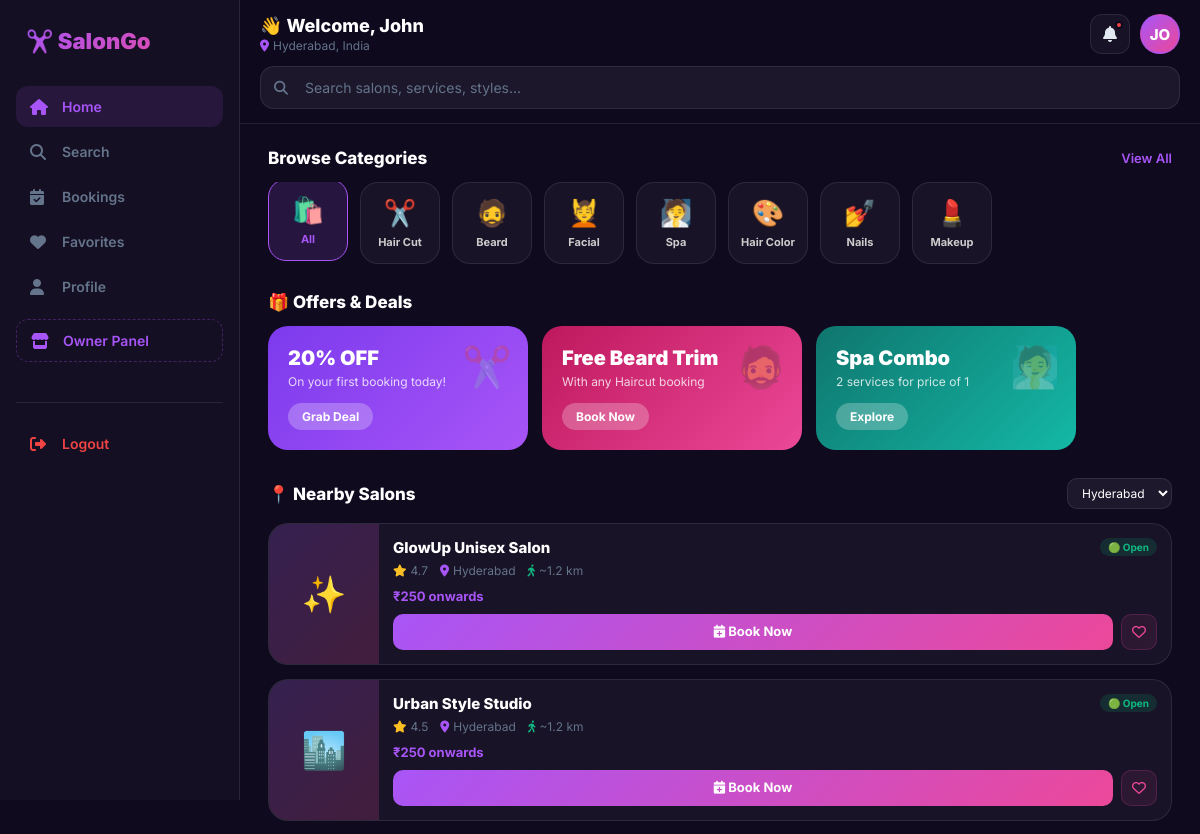
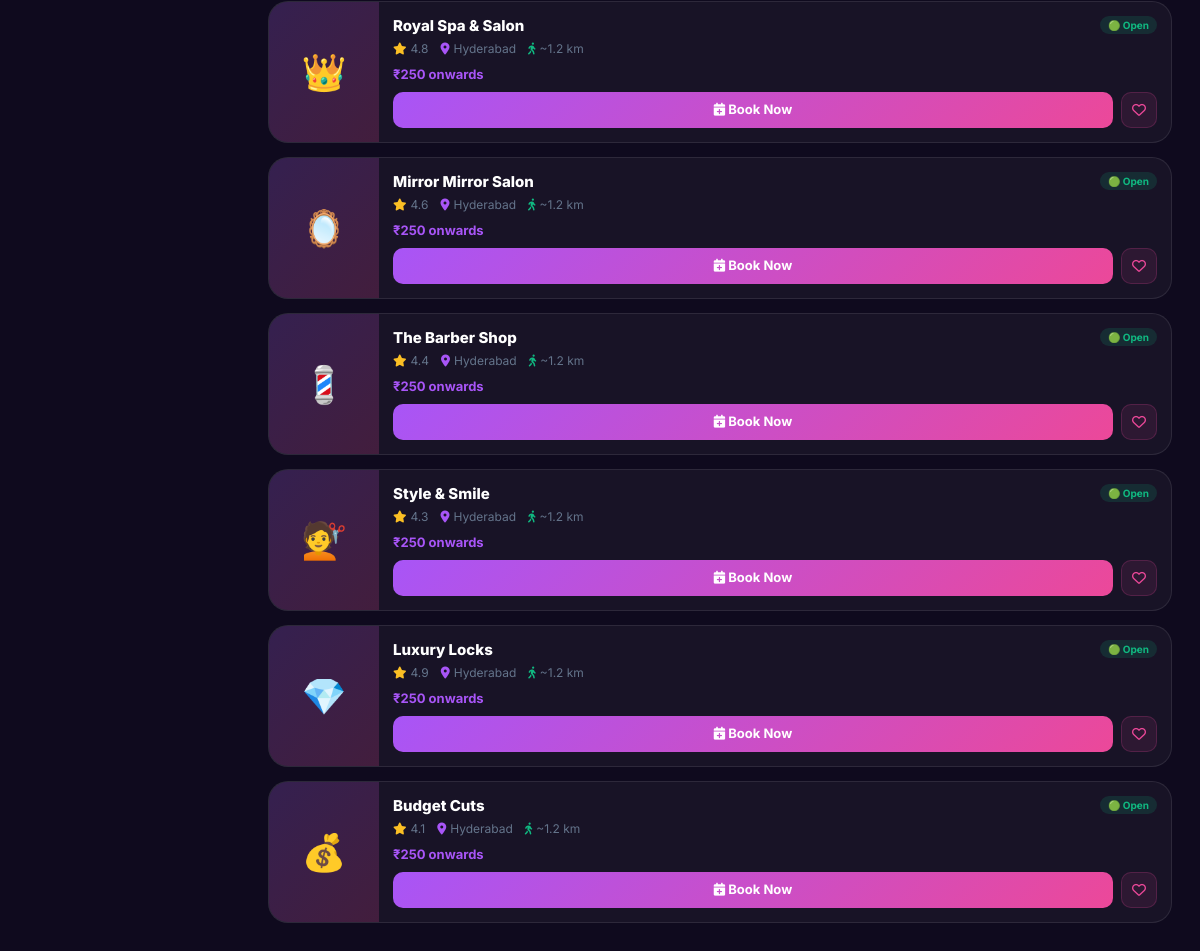
Screenshot of / (signed in) with the database file from the repository (2 pictures, top to bottom).
### app.py (models this page shows)
class User(UserMixin, db.Model):
    id = db.Column(db.Integer, primary_key=True)
    name = db.Column(db.String(100), nullable=False)
    email = db.Column(db.String(120), unique=True, nullable=False)
    phone = db.Column(db.String(20), nullable=False)
    password = db.Column(db.String(200), nullable=False)
    gender = db.Column(db.String(20)) # Male, Female, Other
    role = db.Column(db.String(20), default='customer') # customer, salon_owner, worker
    bookings = db.relationship('Booking', backref='customer', lazy=True)

class Salon(db.Model):
    id = db.Column(db.Integer, primary_key=True)
    name = db.Column(db.String(100), nullable=False)
    location = db.Column(db.String(200), nullable=False)
    rating = db.Column(db.Float, default=4.5)
    image_url = db.Column(db.String(300))
    logo_url = db.Column(db.String(300))
    map_url = db.Column(db.String(500))
    phone = db.Column(db.String(20))
    opening_time = db.Column(db.String(20))
    closing_time = db.Column(db.String(20))
    experience = db.Column(db.Integer)
    is_open = db.Column(db.Boolean, default=True)
    services = db.relationship('Service', backref='salon', lazy=True)
    workers = db.relationship('Worker', backref='salon', lazy=True)
    reviews = db.relationship('Review', backref='salon', lazy=True)
    owner_id = db.Column(db.Integer, db.ForeignKey('user.id'))

### app.py (the view)
@app.route("/")
def home():
    if not current_user.is_authenticated:
        return render_template('welcome.html')
    salons = Salon.query.all()
    categories_raw = db.session.query(Service.category).distinct().all()
    categories_raw = [c[0] for c in categories_raw if c[0]]
    desired_order = ['Hair', 'Facial', 'Makeup', 'Nails']
    categories = [cat for cat in desired_order if cat in categories_raw]
    for cat in categories_raw:
        if cat not in categories:
            categories.append(cat)
    user_bookings = []
    worker = None
    if current_user.is_authenticated:
        user_bookings = Booking.query.filter_by(user_id=current_user.id).all()
        if current_user.role == 'worker':
            worker = Worker.query.filter_by(user_id=current_user.id).first()
    return render_template("index.html", salons=salons, categories=categories, user_bookings=user_bookings, worker=worker)

### app.py (called while the page is built)
@login_manager.user_loader
def load_user(user_id):
    return User.query.get(int(user_id))

### templates/index.html (shortened to what this page needs)
<!DOCTYPE html>
<html lang="en">
<head>
  <link rel="stylesheet" href="https://cdnjs.cloudflare.com/ajax/libs/font-awesome/6.5.0/css/all.min.css">
</head>
<body>
  <div class="app-wrapper">
    <aside class="desktop-sidebar" id="desktopSidebar">
      <div class="logo">✂️ SalonGo</div>
      <a class="sidebar-link active" onclick="switchScreen('home',this)"><i class="fas fa-home"></i> Home</a>
      <a class="sidebar-link" onclick="switchScreen('search',this)"><i class="fas fa-search"></i> Search</a>
      <a class="sidebar-link" onclick="switchScreen('bookings',this)"><i class="fas fa-calendar-check"></i> Bookings</a>
      <a class="sidebar-link" onclick="switchScreen('favorites',this)"><i class="fas fa-heart"></i> Favorites</a>
      <a class="sidebar-link" onclick="switchScreen('profile',this)"><i class="fas fa-user"></i> Profile</a>
      {% if current_user.role == 'salon_owner' %}
      <a class="sidebar-link" href="{{ url_for('owner_dashboard') }}"
        style="color:#a855f7; margin-top:12px; border:1px dashed rgba(168,85,247,0.3);"><i class="fas fa-store"></i>
        Owner Panel</a>
      {% endif %}
      <div style="margin-top:auto; padding-top:20px; border-top:1px solid var(--border); margin-top:40px;">
        <a class="sidebar-link" href="{{ url_for('logout') }}" style="color:#ef4444;"><i
            class="fas fa-sign-out-alt"></i> Logout</a>
      </div>
    </aside>
    <div style="flex:1; min-width:0;">
      <div class="header">
        <div class="header-top">
          <div class="welcome-block">
            <h2>👋 Welcome, {{ current_user.name.split()[0] if current_user.is_authenticated else 'Guest' }}</h2>
            <p><i class="fas fa-map-marker-alt" style="color:var(--purple);"></i>
              <span id="locationDisplay">Hyderabad, India</span>
            </p>
          </div>
          <div class="header-icons">
            <div style="position:relative;">
              <div class="icon-btn" id="notifBtn" onclick="toggleDropdown('notifDrop')">
                <i class="fas fa-bell"></i>
                <div class="notif-dot"></div>
              </div>
            </div>
            <div class="avatar-btn" onclick="switchScreen('profile', null)">
              {{ current_user.name[:2]|upper if current_user.is_authenticated else '👤' }}
            </div>
          </div>
        </div>
        <div class="search-wrap">
          <i class="fas fa-search search-icon"></i>
          <input type="text" id="searchInput" placeholder="Search salons, services, styles..."
            oninput="filterSalons()" />
        </div>
      </div>
      <div class="main">
        <div class="screen is-active" id="screen-home">
          <div class="section-head">
            <h3>Browse Categories</h3>
            <span class="see-all">View All</span>
          </div>
          <div class="categories" id="categoryRow">
            <div class="cat-card active" onclick="filterCat('all',this)">
              <div class="cat-icon">🛍️</div>
              <div class="cat-label">All</div>
            </div>
            <div class="cat-card" onclick="filterCat('Hair',this)">
              <div class="cat-icon">✂️</div>
              <div class="cat-label">Hair Cut</div>
            </div>
            <div class="cat-card" onclick="filterCat('Beard',this)">
              <div class="cat-icon">🧔</div>
              <div class="cat-label">Beard</div>
            </div>
            <div class="cat-card" onclick="filterCat('Facial',this)">
              <div class="cat-icon">💆</div>
              <div class="cat-label">Facial</div>
            </div>
            <div class="cat-card" onclick="filterCat('Spa',this)">
              <div class="cat-icon">🧖</div>
              <div class="cat-label">Spa</div>
            </div>
            <div class="cat-card" onclick="filterCat('Hair Color',this)">
              <div class="cat-icon">🎨</div>
              <div class="cat-label">Hair Color</div>
            </div>
            <div class="cat-card" onclick="filterCat('Nails',this)">
              <div class="cat-icon">💅</div>
              <div class="cat-label">Nails</div>
            </div>
            <div class="cat-card" onclick="filterCat('Makeup',this)">
              <div class="cat-icon">💄</div>
              <div class="cat-label">Makeup</div>
            </div>
          </div>
          <div class="section-head">
            <h3>🎁 Offers & Deals</h3>
          </div>
          <div class="offers">
            <div class="offer-card purple">
              <div class="offer-title">20% OFF</div>
              <div class="offer-sub">On your first booking today!</div>
              <div class="offer-btn">Grab Deal</div>
              <div class="offer-emoji">✂️</div>
            </div>
            <div class="offer-card pink">
              <div class="offer-title">Free Beard Trim</div>
              <div class="offer-sub">With any Haircut booking</div>
              <div class="offer-btn">Book Now</div>
              <div class="offer-emoji">🧔</div>
            </div>
            <div class="offer-card teal">
              <div class="offer-title">Spa Combo</div>
              <div class="offer-sub">2 services for price of 1</div>
              <div class="offer-btn">Explore</div>
              <div class="offer-emoji">🧖</div>
            </div>
          </div>
          <div class="section-head">
            <h3>📍 Nearby Salons</h3>
            <select id="locationFilter" onchange="filterSalons()"
              style="background:rgba(255,255,255,0.06); border:1px solid var(--border); color:#fff; border-radius:10px; padding:6px 10px; font-size:12px; font-family:'Inter',sans-serif; outline:none;">
              <option value="Hyderabad" selected>Hyderabad</option>
            </select>
          </div>
          <div class="salons-list" id="salonsList">
            {% for salon in salons %}
            <div class="salon-card" data-location="{{ salon.location }}"
              data-cats="{{ salon.services|map(attribute='category')|unique|join(',')|lower }}"
              data-name="{{ salon.name|lower }}"
              data-price="{{ salon.services|map(attribute='price')|min if salon.services else 999 }}">
              <div class="salon-img">
                {% if "Glow" in salon.name %}✨
                {% elif "Urban" in salon.name %}🏙️
                {% elif "Royal" in salon.name %}👑
                {% elif "Mirror" in salon.name %}🪞
                {% elif "Barber" in salon.name %}💈
                {% elif "Luxury" in salon.name %}💎
                {% elif "Budget" in salon.name %}💰
                {% elif "Spa" in salon.name %}🧖
                {% elif "Silicon" in salon.name %}💻
                {% elif "Garden" in salon.name %}🌿
                {% elif "Bollywood" in salon.name %}🎬
                {% elif "Elite" in salon.name %}⭐
                {% else %}💇{% endif %}
              </div>
              <div class="salon-body">
                <div class="salon-top">
                  <div class="salon-name">{{ salon.name }}</div>
                  <span class="salon-badge {{ 'badge-open' if salon.is_open else 'badge-closed' }}">
                    {{ '🟢 Open' if salon.is_open else '🔴 Closed' }}
                  </span>
                </div>
                <div class="salon-meta">
                  <span><i class="fas fa-star" style="color:#fbbf24;"></i> {{ salon.rating }}</span>
                  <span><i class="fas fa-map-marker-alt" style="color:var(--purple);"></i> {{
                    salon.location.split(',')[0] }}</span>
                  <span><i class="fas fa-walking" style="color:#10b981;"></i> ~1.2 km</span>
                </div>
                <div class="salon-price">
                  ₹{{ salon.services|map(attribute='price')|min|int if salon.services else '–' }} onwards
                </div>
                <div class="salon-actions">
                  <a href="{{ url_for('salon_details', salon_id=salon.id) }}" class="btn-book">
                    <i class="fas fa-calendar-plus"></i> Book Now
                  </a>
                  <div class="btn-fav" onclick="toggleFav(this)"><i class="far fa-heart"></i></div>
                </div>
              </div>
            </div>
            {% endfor %}
          </div>
        </div>
      </div>
    </div>
  </div>
</body>
</html>

### rows the page displays
User: name "John", name "JO"
Salon: name "GlowUp Unisex Salon", is_open "🟢 Open", rating "4.7", location "Hyderabad", services|map "250"
Salon: name "Urban Style Studio", is_open "🟢 Open", rating "4.5", location "Hyderabad", services|map "250"
Salon: name "Royal Spa & Salon", is_open "🟢 Open", rating "4.8", location "Hyderabad", services|map "250"
Salon: name "Mirror Mirror Salon", is_open "🟢 Open", rating "4.6", location "Hyderabad", services|map "250"
Salon: name "The Barber Shop", is_open "🟢 Open", rating "4.4", location "Hyderabad", services|map "250"
Salon: name "Style & Smile", is_open "🟢 Open", rating "4.3", location "Hyderabad", services|map "250"
Salon: name "Luxury Locks", is_open "🟢 Open", rating "4.9", location "Hyderabad", services|map "250"
Salon: name "Budget Cuts", is_open "🟢 Open", rating "4.1", location "Hyderabad", services|map "250"
